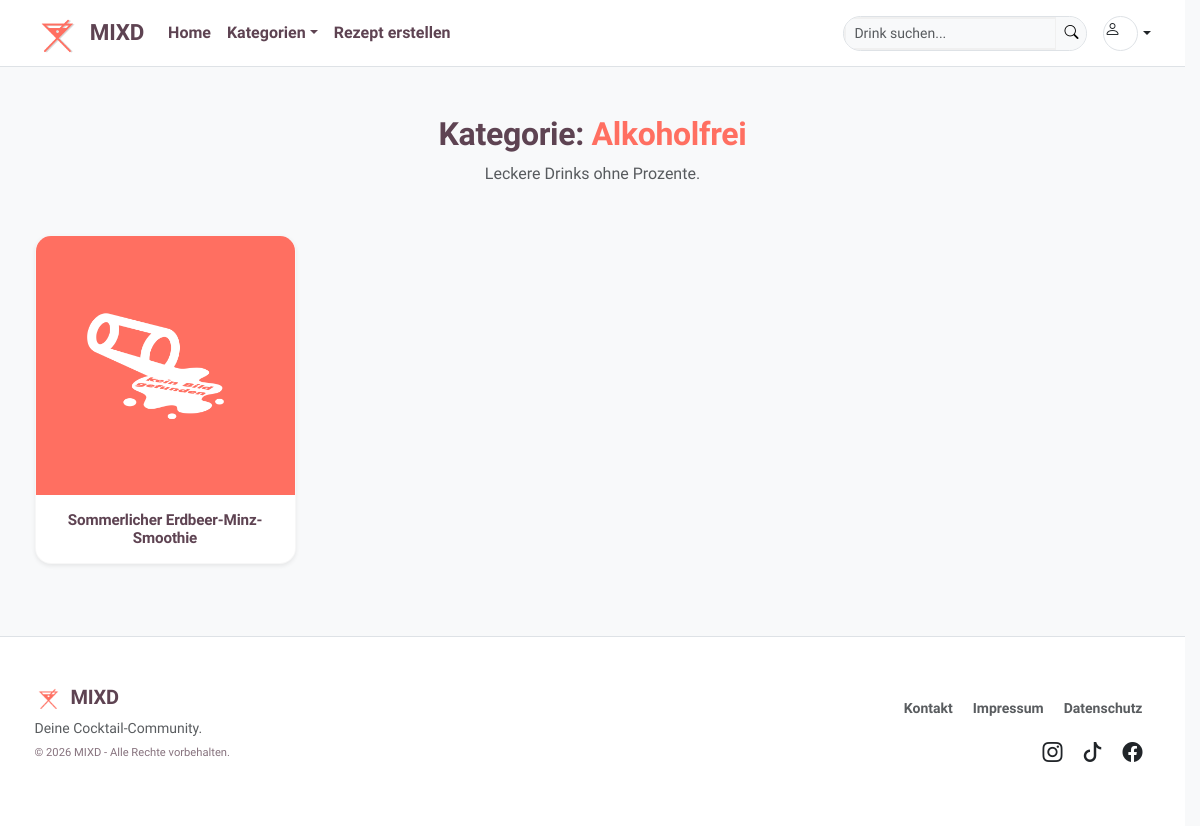
The page /categories.php?kategorie=Alkoholfrei on the database as committed earlier.
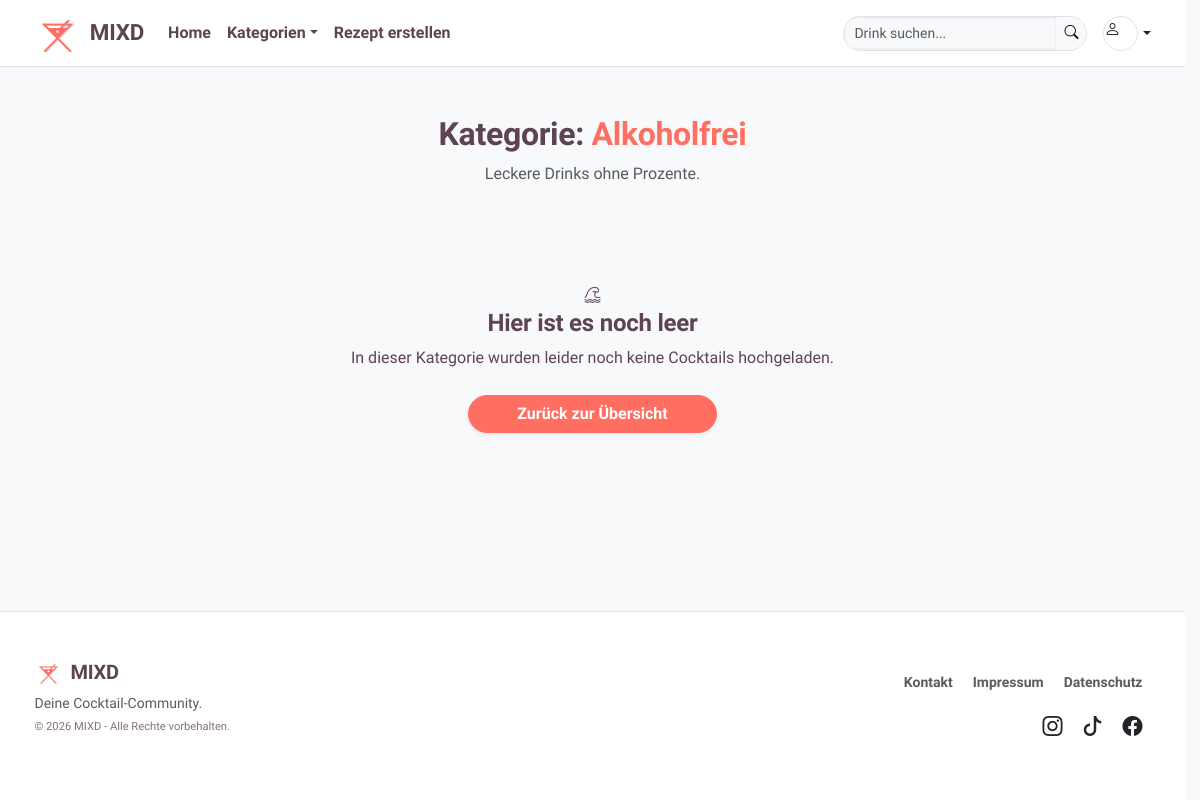
The same page on the database as committed later.
### tables this page shows
CREATE TABLE `recipes` (
  `recipe_id` int(11) UNSIGNED NOT NULL,
  `recipe_name` varchar(150) NOT NULL,
  `beschreibung` varchar(255) DEFAULT NULL,
  `anleitung` text NOT NULL,
  `created_by` int(11) UNSIGNED NOT NULL,
  `created_at` timestamp(6) NOT NULL DEFAULT current_timestamp(6)
);

### includes/recipe-card.php (the view, shortened to what this page needs)
<?php
if (isset($rezept)):
    $isPlaceholder = (isset($rezept['recipe_id']) && $rezept['recipe_id'] === 'placeholder');
    if ($isPlaceholder) {
        $cardLink  = 'create_recipe.php';
        $cardTitle = 'Eigener Drink?';
        $cardImg   = 'resources/images/ui/erstelle_jetzt.png';
    } else {
        $cardLink  = 'recipe.php?id=' . $rezept['recipe_id'];
        $cardTitle = $rezept['recipe_name'];
        $cardImg   = !empty($rezept['image_path']) ? $rezept['image_path'] : 'resources/images/placeholders/platzhalter2.png';
    }
?>
<div class="col-6 col-md-4 col-lg-3 mb-4 d-flex align-items-stretch">
    <div class="card recipe-card shadow-sm rounded-4 overflow-hidden w-100 d-flex flex-column">
        <a href="<?= $cardLink ?>" class="text-decoration-none d-flex flex-column h-100">
            <div class="ratio ratio-1x1 bg-light">
                <img src="<?= htmlspecialchars($cardImg) ?>"
                     class="w-100 h-100 object-fit-cover"
                     alt="<?= htmlspecialchars($cardTitle) ?>"
                     onerror="this.src='resources/images/placeholders/platzhalter2.png';">
            </div>
            <div class="card-body p-3 text-center d-flex flex-column justify-content-center flex-grow-1">
                <h6 class="fw-bold mb-0 recipe-card-title">
                    <?= htmlspecialchars($cardTitle) ?>
                </h6>
            </div>
        </a>
    </div>
</div>
<?php endif; ?>

### categories.php (shortened to what this page needs)
<?php
require_once "util/dbutil.php";
$selectedCategory = $_GET['kategorie'] ?? "";
$foundRecipes = [];
if ($selectedCategory !== "") {
    $sql = "SELECT
                r.recipe_id,
                r.recipe_name,
                ri.image_path,
                u.is_barkeeper
            FROM recipes r
            JOIN users u ON r.created_by = u.userid
            JOIN recipe_categories rc ON r.recipe_id = rc.recipe_id
            JOIN categories c ON rc.category_id = c.category_id
            LEFT JOIN recipe_images ri ON r.recipe_id = ri.recipe_id
            WHERE c.category_name = ?
            GROUP BY r.recipe_id";
    $stmt = $conn->prepare($sql);
    $stmt->bind_param("s", $selectedCategory);
    $stmt->execute();
    $res = $stmt->get_result();
    while ($row = $res->fetch_assoc()) {
        $foundRecipes[] = $row;
    }
}
$descriptions = [
    "Alkoholfrei" => "Leckere Drinks ohne Prozente.",
    "Sommer"      => "Erfrischende Cocktails für heiße Tage.",
    "Klassiker"   => "Die bekanntesten Drinks der Welt.",
    "Erfrischend" => "Perfekt für eine kleine Abkühlung.",
    "Fruchtig"    => "Süße Früchte treffen auf feine Spirituosen.",
    "Winter"      => "Wärmende Drinks für gemütliche Abende.",
    "Party"       => "Drinks, die auf keiner Feier fehlen dürfen."
];
$displayDescription = $descriptions[$selectedCategory] ?? "Entdecke unsere Rezepte.";
?>
<!DOCTYPE html>
<html lang="de">
<head>
    <?php include "includes/head-includes.php"; ?>
</head>
<body class="bg-light d-flex flex-column min-vh-100">
    <?php include "includes/navbar.php"; ?>
    <main class="container py-5">
        <div class="text-center mb-5">
            <h2 class="fw-bold">
                <?php if ($selectedCategory !== ""): ?>
                    Kategorie: <span class="text-primary"><?= htmlspecialchars($selectedCategory) ?></span>
                <?php else: ?>
                    Alle Rezepte
                <?php endif; ?>
            </h2>
            <p class="text-muted"><?= htmlspecialchars($displayDescription) ?></p>
        </div>
        <div class="row g-4">
            <?php if (count($foundRecipes) > 0): ?>
                <?php foreach ($foundRecipes as $rezept): ?>
                    <?php
                        include "includes/recipe-card.php";
                    ?>
                <?php endforeach; ?>
            <?php else: ?>
                <?php
                    $displayIcon = "bi-tsunami";
                    $displayTitle = "Hier ist es noch leer";
                    $displayText = "In dieser Kategorie wurden leider noch keine Cocktails hochgeladen.";
                    include "includes/empty-state.php";
                ?>
            <?php endif; ?>
        </div>
    </main>
    <?php include "includes/footer.php"; ?>
</body>
</html>

### includes/empty-state.php
<div class="col-12">
    <div class="empty-state-container text-center py-5">
        <i class="bi <?= $displayIcon ?> empty-state-icon"></i>
        <h4 class="empty-state-title">
            <?= $displayTitle ?>
        </h4>
        <p class="empty-state-text">
            <?= $displayText ?>
        </p>
        <div class="mt-4">
            <a href="index.php" class="btn btn-primary rounded-pill px-5 fw-bold shadow-sm">
                Zurück zur Übersicht
            </a>
        </div>
    </div>
</div>

Rows that differ between the two databases and show on the page:
removed recipes: recipe_name "Sommerlicher Erdbeer-Minz-Smoothie"
Other text that changed with them:
$displayTitle: (not shown) → "Hier ist es noch leer"
$displayText: (not shown) → "In dieser Kategorie wurden leider noch keine Cocktails hochgeladen."
text now shown: "Zurück zur Übersicht"
